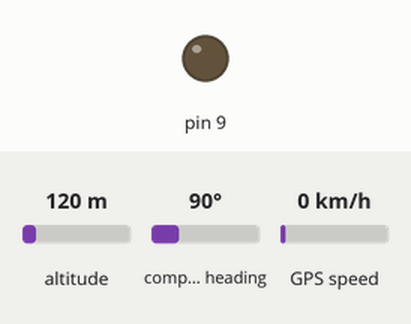
Bench run of a sketch on a simulated Arduino Uno, built with avr-gcc and run on an emulated ATmega328P. Shown: output pins drawn as LEDs (lit = HIGH). The test bench sets the inputs (shaded band); at power-on: altitude 120 m, compass heading 90°, GPS speed 0 km/h. The GPS gets a fix after 3 s at 37.7749, -122.4194 with 8 satellites; the modem accepts every AT command (registered, SIM ready, sends succeed) and sends nothing else; what the sketch prints to the serial monitor is not drawn.

Above: at 0.1 s.
At 1.1 s:
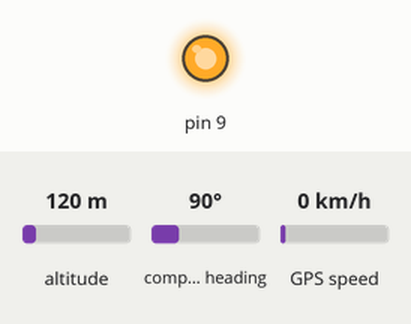
Timing chart, 0 to 4.5 s (numbered marks = the images above):
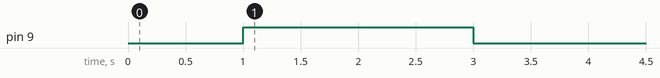

The sketch:

gsm.ino
```cpp
#include <SoftwareSerial.h>
#include <TinyGPS++.h>

#define rxPin 7
#define txPin 8
SoftwareSerial SIM900(rxPin,txPin);
double latitude, longitude;
// static const uint32_t GPSBaud = 9600;
TinyGPSPlus gps;

// long interval = 60000;
// long start_time = 0;
// long wait_time = 0;
void SIM900power()
   { pinMode(9, OUTPUT);
     digitalWrite(9,LOW);
     delay(1000);
     digitalWrite(9,HIGH);
     delay(2000);
     digitalWrite(9,LOW);
     delay(3000);
     }


  void setup()
  {
    //Begin serial communication with Arduino and Arduino IDE (Serial Monitor)
    SIM900power();
    Serial.begin(9600);

    //Begin serial communication with Arduino and SIM800L
    SIM900.begin(9600);

    Serial.println("Initializing...");
    delay(1000);
  }

  void loop()
  {
    // while(SIM900.available()){
    //   Serial.println(SIM900.readString());
    // }
    // while(Serial.available())  {
    //   SIM900.println(Serial.readString());
    // }
    // wait_time = millis()-start_time;
    // if(wait_time>interval){
    //   sendData();
    //   start_time = millis();
    // }

    while (Serial.available() > 0)
    if (gps.encode(Serial.read())){
      if(getGpsData())
         sendData();
    }


  }
 void sendData(){

    String lat = String(latitude,6);
    String lng = String(longitude,6);
    String key = "nitap2019";

    String at_url = "AT+HTTPPARA=\"URL\",\"http://167.71.236.231/gpsdata.php?&key=" ;
    at_url += key;
    at_url += "&lat=";
    at_url += lat;
    at_url += "&lng=";
    at_url += lng +"\"" ;


    Serial.println("HTTP get method :");
    Serial.print("AT\\r\\n");
    SIM900.println("AT");	/* Check Communication */
    delay(2000);
    // ShowSerialData();	/* Print response on the serial monitor */
    delay(2000);
    /* Configure bearer profile 1 */
    Serial.print("AT+SAPBR=3,1,\"CONTYPE\",\"GPRS\"\\r\\n");
    SIM900.println("AT+SAPBR=3,1,\"CONTYPE\",\"GPRS\"");	/* Connection type GPRS */
    delay(2000);
    // ShowSerialData();
    delay(2000);
    Serial.print("AT+SAPBR=3,1,\"APN\",\"bsnlnet\"\\r\\n");
    SIM900.println("AT+SAPBR=3,1,\"APN\",\"bsnlnet\"");	/* APN of the provider */
    delay(2000);
    // ShowSerialData();
    delay(2000);
    Serial.print("AT+SAPBR=1,1\\r\\n");
    SIM900.println("AT+SAPBR=1,1");	/* Open GPRS context */
    delay(2000);
    // ShowSerialData();
    delay(2000);
    Serial.print("AT+SAPBR=2,1\\r\\n");
    SIM900.println("AT+SAPBR=2,1");	/* Query the GPRS context */
    delay(2000);
    // ShowSerialData();
    delay(2000);
    Serial.print("AT+HTTPINIT\\r\\n");
    SIM900.println("AT+HTTPINIT"); /* Initialize HTTP service */
    delay(2000);
    // ShowSerialData();
    delay(2000);
    Serial.print("AT+HTTPPARA=\"CID\",1\\r\\n");
    SIM900.println("AT+HTTPPARA=\"CID\",1");	/* Set parameters for HTTP session */
    delay(2000);
    // ShowSerialData();
    delay(2000);
    Serial.print(at_url);
    SIM900.println(at_url);	/* Set parameters for HTTP session */
    delay(2000);
    // ShowSerialData();
    delay(2000);
    Serial.print("AT+HTTPACTION=0\\r\\n");
    SIM900.println("AT+HTTPACTION=0");	/* Start GET session */
    delay(3000);
    // ShowSerialData();
    delay(3000);
    Serial.print("AT+HTTPREAD\\r\\n");
    SIM900.println("AT+HTTPREAD");	/* Read data from HTTP server */
    delay(4000);
    // ShowSerialData();
    delay(4000);
    Serial.print("AT+HTTPTERM\\r\\n");
    SIM900.println("AT+HTTPTERM");	/* Terminate HTTP service */
    delay(2000);
    // ShowSerialData();
    delay(2000);
    Serial.print("AT+SAPBR=0,1\\r\\n");
    SIM900.println("AT+SAPBR=0,1"); /* Close GPRS context */
    delay(2000);
    // ShowSerialData();
    delay(2000);

  }

   bool getGpsData(){
     if (gps.location.isValid())
      {
       latitude = gps.location.lat(); // Latitude in degrees (double)
       longitude = gps.location.lng(); // Longitude in degrees (double)
       return true;
      }
     else return false;

   }

  //  void ShowSerialData()
  //   {
  //     while(SIM900.available()!=0)	/* If data is available on serial port */
  //     Serial.write(char (SIM900.read()));	/* Print character received on to the serial monitor */
  //   }
```
